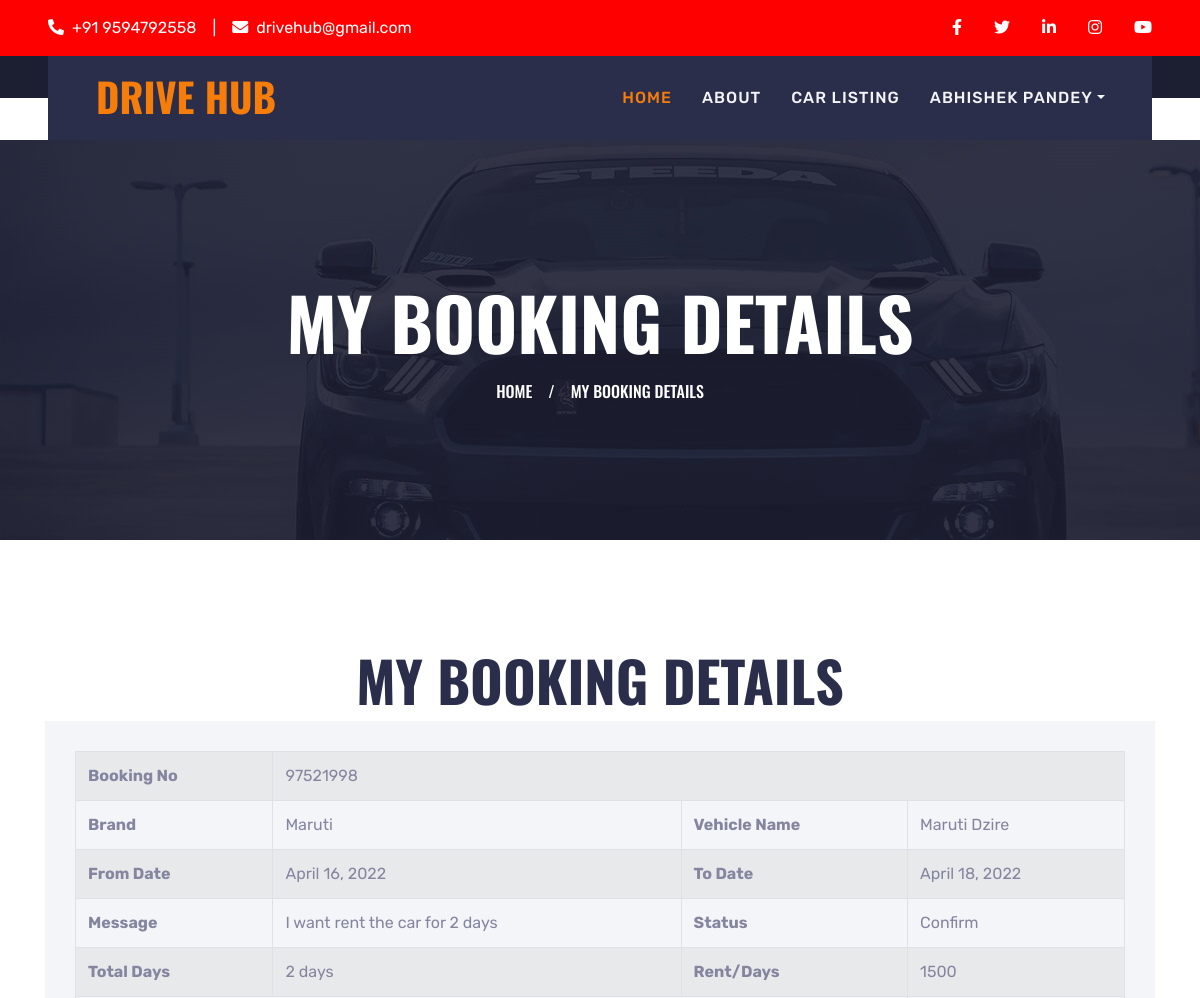
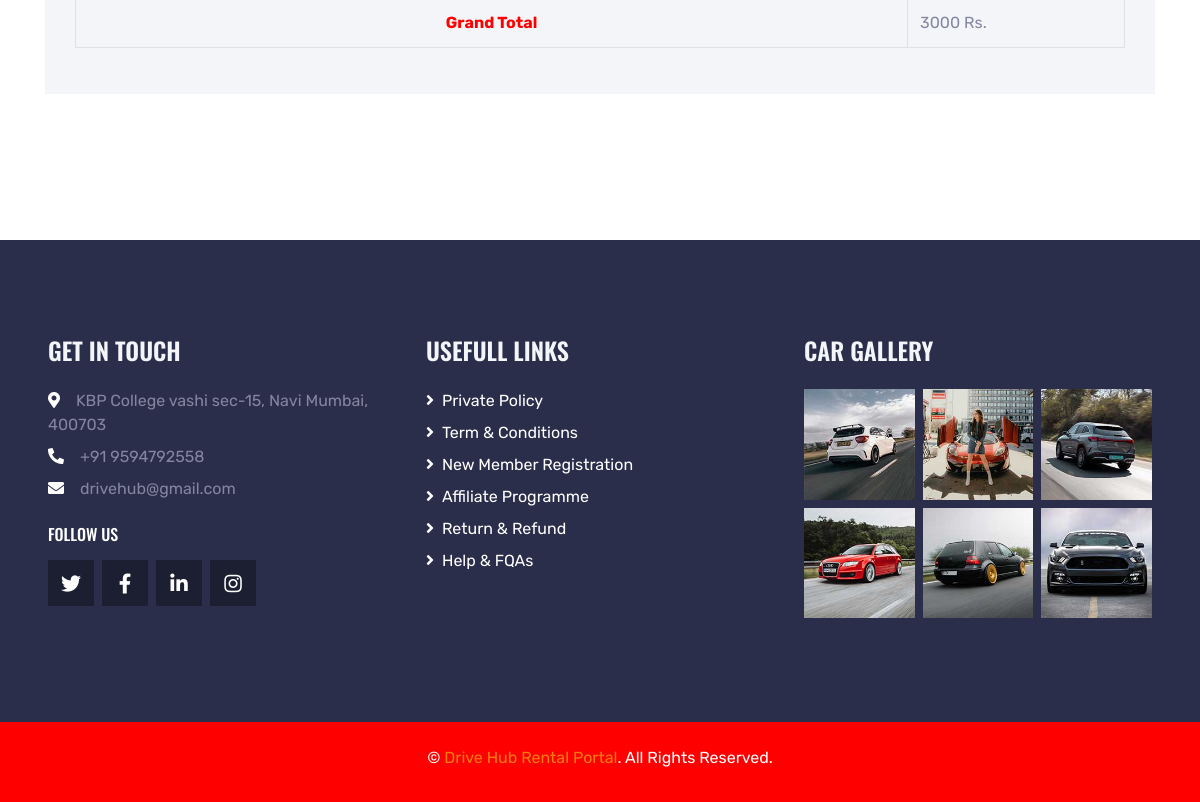
Page /mybookingDtls/1 (signed in) on the committed database (2 pictures, top to bottom).
### carRental/models.py (models this page shows, shortened)
class Booking(models.Model):
    user = models.ForeignKey(UserDetails, on_delete=models.CASCADE, null=True)
    BookingNumber = models.CharField(max_length=150, null=True)
    VehicleId = models.ForeignKey(Vehicles, on_delete=models.CASCADE, null=True)
    FromDate = models.DateField(null=True)
    ToDate = models.DateField(null=True)
    message = models.CharField(max_length=350, null=True)
    Status = models.CharField(max_length=150, null=True)
    PostingDate = models.DateTimeField(auto_now_add=True)
    LastUpdationDate = models.DateField(null=True)

class Vehicles(models.Model):
    VehiclesTitle = models.CharField(max_length=250, null=True)
    VehiclesBrand = models.ForeignKey(Brands, on_delete=models.CASCADE, null=True)
    VehiclesOverview = models.CharField(max_length=350, null=True)
    PricePerDay = models.CharField(max_length=200, null=True)
    FuelType = models.CharField(max_length=150, null=True)
    ModelYear = models.CharField(max_length=150, null=True)
    SeatingCapacity = models.CharField(max_length=150, null=True)
    Vimage1 = models.FileField(null=True,blank=True)
    Vimage2 = models.FileField(null=True,blank=True)
    Vimage3 = models.FileField(null=True,blank=True)
    Vimage4 = models.FileField(null=True,blank=True)
    Vimage5 = models.FileField(null=True,blank=True)
    AirConditioner = models.CharField(max_length=50, null=True)
    PowerDoorLocks = models.CharField(max_length=50, null=True)
    AntiLockBrakingSystem = models.CharField(max_length=50, null=True)
    BrakeAssist = models.CharField(max_length=50, null=True)
    PowerSteering = models.CharField(max_length=50, null=True)
    DriverAirbag = models.CharField(max_length=50, null=True)
    PassengerAirbag = models.CharField(max_length=50, null=True)
    PowerWindows = models.CharField(max_length=50, null=True)
    CDPlayer = models.CharField(max_length=50, null=True)
    CentralLocking = models.CharField(max_length=50, null=True)
    CrashSensor = models.CharField(max_length=50, null=True)
    LeatherSeats = models.CharField(max_length=50, null=True)
    RegDate = models.DateTimeField(auto_now_add=True)
    UpdationDate = models.DateField(null=True)

class Brands(models.Model):
    BrandName = models.CharField(max_length=100, null=True)
    Creationdate = models.DateTimeField(auto_now_add=True)
    UpdationDate = models.DateField(null=True)

### carRental/views.py (the view)
# urls.py: path('mybookingDtls/<int:pid>', mybookingDtls, name='mybookingDtls'),
def mybookingDtls(request, pid):
    if not request.user.is_authenticated:
        return redirect('user_login')
    booking = Booking.objects.get(id=pid)
    fd = booking.FromDate
    td = booking.ToDate
    totaldays = td - fd
    totaldays = str(totaldays)[0:1]
    grandtotal = int(booking.VehicleId.PricePerDay) * int(totaldays)
    return render(request, 'user/mybookingDtls.html', locals())

### carRental/templates/user/mybookingDtls.html
{% extends 'userBase.html' %}
{% block main %}
{% load static %}
{% load custom_filters %}
<div class="container-fluid page-header" xmlns="http://www.w3.org/1999/html">
    <h1 class="display-3 text-uppercase text-white mb-3">My Booking Details</h1>
    <div class="d-inline-flex text-white">
        <h6 class="text-uppercase m-0"><a class="text-white" href="{% url 'userindex' %}">Home</a></h6>
        <h6 class="text-body m-0 px-3">/</h6>
        <h6 class="text-uppercase text-body m-0">My Booking Details</h6>
    </div>
</div>
<div class="container-fluid py-2">
    <div class="container pt-2 pb-3">
        <h1 class="display-4 text-uppercase text-center mb-2">My Booking Details</h1>
        <div class="row">
            <div class="col-lg-12 mb-2">
                <div class="contact-form bg-light mb-4" style="padding: 30px;">
                    <table id="example1" class="table table-bordered table-striped">
                        <tr>
                            <th>Booking No</th>
                            <td colspan="3">{{booking.BookingNumber}}</td>
                        </tr>
                        <tr>
                            <th>Brand</th>
                            <td>{{booking.VehicleId.VehiclesBrand.BrandName}}</td>
                            <th>Vehicle Name</th>
                            <td>{{booking.VehicleId.VehiclesTitle}}</td>
                        </tr>
                        <tr>
                            <th>From Date</th>
                            <td>{{booking.FromDate}}</td>
                            <th>To Date</th>
                            <td>{{booking.ToDate}}</td>
                        </tr>
                        <tr>
                            <th>Message</th>
                            <td>{{booking.message}}</td>
                            <th>Status</th>
                            {% if booking.Status == None %}
                                <td>Not Update Yet</td>
                            {% else%}
                                <td>{{booking.Status}}</td>
                            {% endif %}
                        </tr>
                        <tr>
                            <th>Total Days</th>
                            <td>{{ booking.ToDate|timeuntil:booking.FromDate }}</td>
                            <th>Rent/Days</th>
                            <td>{{booking.VehicleId.PricePerDay}}</td>
                        </tr>
                        <tr>
                            <th colspan="3" style="text-align:center; color: red">Grand Total</th>
                            <td>{{grandtotal}} Rs.</td>
                        </tr>
                    </table>
                </div>
            </div>
        </div>
    </div>
</div>
{% endblock %}

### carRental/templates/userBase.html (shortened to what this page needs)
{% load static %}
<!DOCTYPE html>
<html lang="en">
<head>
    <link href="https://cdnjs.cloudflare.com/ajax/libs/font-awesome/5.15.0/css/all.min.css" rel="stylesheet">
    <link href="{% static 'lib/owlcarousel/assets/owl.carousel.min.css' %}" rel="stylesheet">
    <link href="{% static 'lib/tempusdominus/css/tempusdominus-bootstrap-4.min.css' %}" rel="stylesheet" />
    <link href="{% static 'css/bootstrap.min.css' %}" rel="stylesheet">
    <link href="{% static 'css/style.css' %}" rel="stylesheet">
</head>
<body>
    <div class="container-fluid bg-dark py-3 px-lg-5 d-none d-lg-block">
        <div class="row">
            <div class="col-md-6 text-center text-lg-left mb-2 mb-lg-0">
                <div class="d-inline-flex align-items-center">
                    <a class="text-body pr-3" href=""><i class="fa fa-phone-alt mr-2"></i>+91 9594792558</a>
                    <span class="text-body">|</span>
                    <a class="text-body px-3" href=""><i class="fa fa-envelope mr-2"></i>drivehub@gmail.com</a>
                </div>
            </div>
            <div class="col-md-6 text-center text-lg-right">
                <div class="d-inline-flex align-items-center">
                    <a class="text-body px-3" href="">
                        <i class="fab fa-facebook-f"></i>
                    </a>
                    <a class="text-body px-3" href="">
                        <i class="fab fa-twitter"></i>
                    </a>
                    <a class="text-body px-3" href="">
                        <i class="fab fa-linkedin-in"></i>
                    </a>
                    <a class="text-body px-3" href="">
                        <i class="fab fa-instagram"></i>
                    </a>
                    <a class="text-body pl-3" href="">
                        <i class="fab fa-youtube"></i>
                    </a>
                </div>
            </div>
        </div>
    </div>
    <div class="container-fluid position-relative nav-bar p-0">
        <div class="position-relative px-lg-5" style="z-index: 9;">
            <nav class="navbar navbar-expand-lg bg-secondary navbar-dark py-3 py-lg-0 pl-3 pl-lg-5">
                <a href="" class="navbar-brand">
                    <h1 class="text-uppercase text-primary mb-1">Drive Hub</h1>
                </a>
                <div class="collapse navbar-collapse justify-content-between px-3" id="navbarCollapse">
                    <div class="navbar-nav ml-auto py-0">
                        <a href="{% url 'userindex' %}" class="nav-item nav-link active">Home</a>
                        <a href="{% url 'userabout' %}" class="nav-item nav-link">About</a>
                        <a href="{% url 'usercarlist' %}" class="nav-item nav-link">Car Listing</a>
                        <div class="nav-item dropdown">
                            <a href="#" class="nav-link dropdown-toggle" data-toggle="dropdown">{{request.user.first_name}} {{request.user.last_name}}</a>
                        </div>
                    </div>
                </div>
            </nav>
        </div>
    </div>
{% block main %}
{% endblock %}
    <div class="container-fluid bg-secondary py-5 px-sm-3 px-md-5" style="margin-top: 90px;">
        <div class="row pt-5">
            <div class="col-lg-4 col-md-6 mb-5">
                <h4 class="text-uppercase text-light mb-4">Get In Touch</h4>
                <p class="mb-2"><i class="fa fa-map-marker-alt text-white mr-3"></i>KBP College vashi sec-15, Navi Mumbai, 400703</p>
                <p class="mb-2"><i class="fa fa-phone-alt text-white mr-3"></i>+91 9594792558</p>
                <p><i class="fa fa-envelope text-white mr-3"></i>drivehub@gmail.com</p>
                <h6 class="text-uppercase text-white py-2">Follow Us</h6>
                <div class="d-flex justify-content-start">
                    <a class="btn btn-lg btn-dark btn-lg-square mr-2" href="#"><i class="fab fa-twitter"></i></a>
                    <a class="btn btn-lg btn-dark btn-lg-square mr-2" href="#"><i class="fab fa-facebook-f"></i></a>
                    <a class="btn btn-lg btn-dark btn-lg-square mr-2" href="#"><i class="fab fa-linkedin-in"></i></a>
                    <a class="btn btn-lg btn-dark btn-lg-square" href="#"><i class="fab fa-instagram"></i></a>
                </div>
            </div>
            <div class="col-lg-4 col-md-6 mb-5">
                <h4 class="text-uppercase text-light mb-4">Usefull Links</h4>
                <div class="d-flex flex-column justify-content-start">
                    <a class="text-body mb-2" href="#"><i class="fa fa-angle-right text-white mr-2"></i>Private Policy</a>
                    <a class="text-body mb-2" href="#"><i class="fa fa-angle-right text-white mr-2"></i>Term & Conditions</a>
                    <a class="text-body mb-2" href="#"><i class="fa fa-angle-right text-white mr-2"></i>New Member Registration</a>
                    <a class="text-body mb-2" href="#"><i class="fa fa-angle-right text-white mr-2"></i>Affiliate Programme</a>
                    <a class="text-body mb-2" href="#"><i class="fa fa-angle-right text-white mr-2"></i>Return & Refund</a>
                    <a class="text-body" href="#"><i class="fa fa-angle-right text-white mr-2"></i>Help & FQAs</a>
                </div>
            </div>
            <div class="col-lg-4 col-md-6 mb-5">
                <h4 class="text-uppercase text-light mb-4">Car Gallery</h4>
                <div class="row mx-n1">
                    <div class="col-4 px-1 mb-2">
                        <a href=""><img class="w-100" src="{% static 'img/gallery-1.jpg' %}" alt=""></a>
                    </div>
                    <div class="col-4 px-1 mb-2">
                        <a href=""><img class="w-100" src="{% static 'img/gallery-2.jpg' %}" alt=""></a>
                    </div>
                    <div class="col-4 px-1 mb-2">
                        <a href=""><img class="w-100" src="{% static 'img/gallery-3.jpg' %}" alt=""></a>
                    </div>
                    <div class="col-4 px-1 mb-2">
                        <a href=""><img class="w-100" src="{% static 'img/gallery-4.jpg' %}" alt=""></a>
                    </div>
                    <div class="col-4 px-1 mb-2">
                        <a href=""><img class="w-100" src="{% static 'img/gallery-5.jpg' %}" alt=""></a>
                    </div>
                    <div class="col-4 px-1 mb-2">
                        <a href=""><img class="w-100" src="{% static 'img/gallery-6.jpg' %}" alt=""></a>
                    </div>
                </div>
            </div>
        </div>
    </div>
    <div class="container-fluid bg-dark py-4 px-sm-3 px-md-5">
        <p class="mb-2 text-center text-body">&copy; <a href="#">Drive Hub Rental Portal</a>. All Rights Reserved.</p>
    </div>
</body>
</html>

### carRental/static/css/style.css (style rules this page uses)
:root { --primary: #F77D0A; --secondary: #2B2E4A; --light: #F4F5F8; --dark: #1C1E32; }
h1, h2, .font-weight-bold { font-weight: 700 !important; }
h3, h4, .font-weight-semi-bold { font-weight: 600 !important; }
h5, h6, .font-weight-medium { font-weight: 500 !important; }
.btn-lg-square { width: 46px; height: 46px; }
.btn-square, .btn-sm-square, .btn-lg-square { padding-left: 0; padding-right: 0; text-align: center; }
.nav-bar::before { position: absolute; content: ""; width: 100%; height: 50%; top: 0; left: 0; background: var(--dark); }
.nav-bar::after { position: absolute; content: ""; width: 100%; height: 50%; bottom: 0; left: 0; background: #ffffff; }
.navbar-dark .navbar-nav .nav-link { padding: 30px 15px; font-size: 16px; font-weight: 500; letter-spacing: 1px; text-transform: uppercase; color: var(--light); outline: none; }
.navbar-dark .navbar-nav .nav-link:hover, .navbar-dark .navbar-nav .nav-link.active { color: var(--primary); }
.page-header { height: 400px; margin-bottom: 90px; display: flex; flex-direction: column; align-items: center; justify-content: center; background: linear-gradient(rgba(28, 30, 50, .9), rgba(28, 30, 50, .9)), url(../img/bg-banner.jpg); background-attachment: fixed; }

### rows in the picture
Booking: BookingNumber "97521998", VehicleId.VehiclesBrand.BrandName "Maruti", VehicleId.VehiclesTitle "Maruti Dzire", FromDate "April 16, 2022", ToDate "April 18, 2022", message "I want rent the car for 2 days", Status "Confirm", ToDate "2 days", VehicleId.PricePerDay "1500"

### other values in the picture
{{ request.user.first_name }} "ABHISHEK"
{{ request.user.last_name }} "PANDEY"
{{ grandtotal }} "3000"
